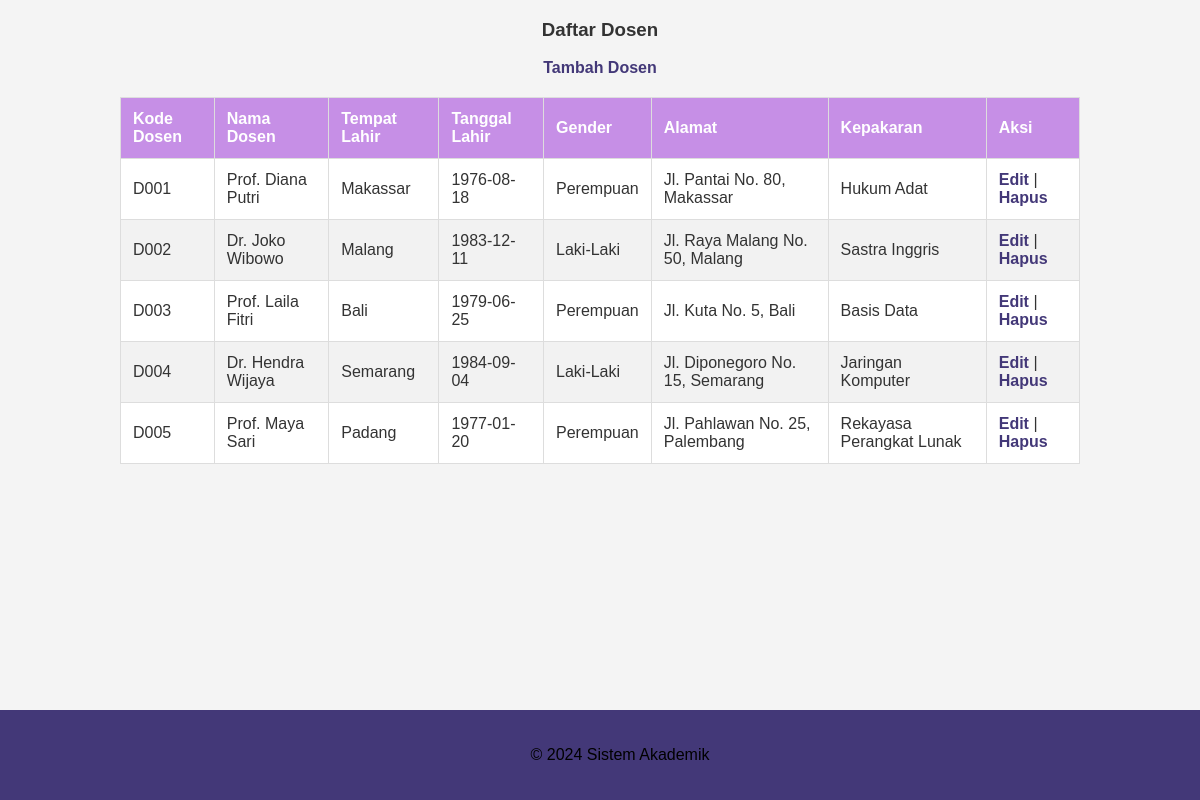
Screenshot of /dosen.php with the database file from the repository.
### tables this page shows
CREATE TABLE `dosen` (
  `KodeDosen` char(5) NOT NULL,
  `NamaDosen` varchar(100) DEFAULT NULL,
  `TmpLahir` varchar(50) DEFAULT NULL,
  `TglLahir` date DEFAULT NULL,
  `Gender` enum('L','P') DEFAULT NULL,
  `Alamat` varchar(255) DEFAULT NULL,
  `Kepakaran` varchar(100) DEFAULT NULL
);

### dosen.php (the view, shortened to what this page needs)
<?php
include 'database_pia.php';
$sql = "SELECT * FROM dosen";
$result = $conn->query($sql);
?>
<!DOCTYPE html>
<html lang="en">
<head>
  <link rel="stylesheet" type="text/css" href="style.css">
</head>
<body>
<div class="content">
  <div class="table-header">
    <h3>Daftar Dosen</h3>
    <a href="insert_dosen.php" class="btn">Tambah Dosen</a>
  </div>
  <table>
    <thead>
      <tr>
        <th>Kode Dosen</th>
        <th>Nama Dosen</th>
        <th>Tempat Lahir</th>
        <th>Tanggal Lahir</th>
        <th>Gender</th>
        <th>Alamat</th>
        <th>Kepakaran</th>
        <th>Aksi</th>
      </tr>
    </thead>
    <tbody>
      <?php if ($result->num_rows > 0) { ?>
        <?php while ($row = $result->fetch_assoc()) { ?>
          <tr>
            <td><?php echo $row['KodeDosen']; ?></td>
            <td><?php echo $row['NamaDosen']; ?></td>
            <td><?php echo $row['TmpLahir']; ?></td>
            <td><?php echo $row['TglLahir']; ?></td>
            <td><?php echo ($row['Gender'] == 'L' ? 'Laki-Laki' : 'Perempuan'); ?></td>
            <td><?php echo $row['Alamat']; ?></td>
            <td><?php echo $row['Kepakaran']; ?></td>
            <td>
              <a href="edit_dosen.php?kodeDosen=<?php echo $row['KodeDosen']; ?>">Edit</a> |
              <a href="delete_dosen.php?kodeDosen=<?php echo $row['KodeDosen']; ?>" onclick="return confirm('Yakin ingin menghapus data ini?')">Hapus</a>
            </td>
          </tr>
        <?php } ?>
      <?php } else { ?>
        <tr>
          <td colspan="8">Tidak ada data dosen.</td>
        </tr>
      <?php } ?>
    </tbody>
  </table>
</div>
<footer>
  <p>&copy; 2024 Sistem Akademik</p>
</footer>
</body>
</html>

### style.css (style rules this page uses)
body { font-family: Arial, sans-serif; background-color: #f4f4f4; color: #333; margin: 0; padding: 0; }
h2, h3 { color: #333; text-align: center; }
table { width: 80%; margin: 20px auto; border-collapse: collapse; background-color: #fff; }
th, td { padding: 12px; text-align: left; border: 1px solid #ddd; }
th { background-color: #C68FE6; color: white; }
tr:nth-child(even) { background-color: #f2f2f2; }
a { color: #433878; text-decoration: none; font-weight: bold; }
.table-header { text-align: center; margin-bottom: 20px; display: flex; flex-direction: column; align-items: center; justify-content: center; }
footer { text-align: center; padding: 20px; background-color: #433878; color: rgb(0, 0, 0); position: fixed; bottom: 0; width: 100%; }

### rows the page displays
dosen: KodeDosen "D001", NamaDosen "Prof. Diana Putri", TmpLahir "Makassar", TglLahir "1976-08-18", Gender "Perempuan", Alamat "Jl. Pantai No. 80, Makassar", Kepakaran "Hukum Adat"
dosen: KodeDosen "D002", NamaDosen "Dr. Joko Wibowo", TmpLahir "Malang", TglLahir "1983-12-11", Gender "Laki-Laki", Alamat "Jl. Raya Malang No. 50, Malang", Kepakaran "Sastra Inggris"
dosen: KodeDosen "D003", NamaDosen "Prof. Laila Fitri", TmpLahir "Bali", TglLahir "1979-06-25", Gender "Perempuan", Alamat "Jl. Kuta No. 5, Bali", Kepakaran "Basis Data"
dosen: KodeDosen "D004", NamaDosen "Dr. Hendra Wijaya", TmpLahir "Semarang", TglLahir "1984-09-04", Gender "Laki-Laki", Alamat "Jl. Diponegoro No. 15, Semarang", Kepakaran "Jaringan Komputer"
dosen: KodeDosen "D005", NamaDosen "Prof. Maya Sari", TmpLahir "Padang", TglLahir "1977-01-20", Gender "Perempuan", Alamat "Jl. Pahlawan No. 25, Palembang", Kepakaran "Rekayasa Perangkat Lunak"
